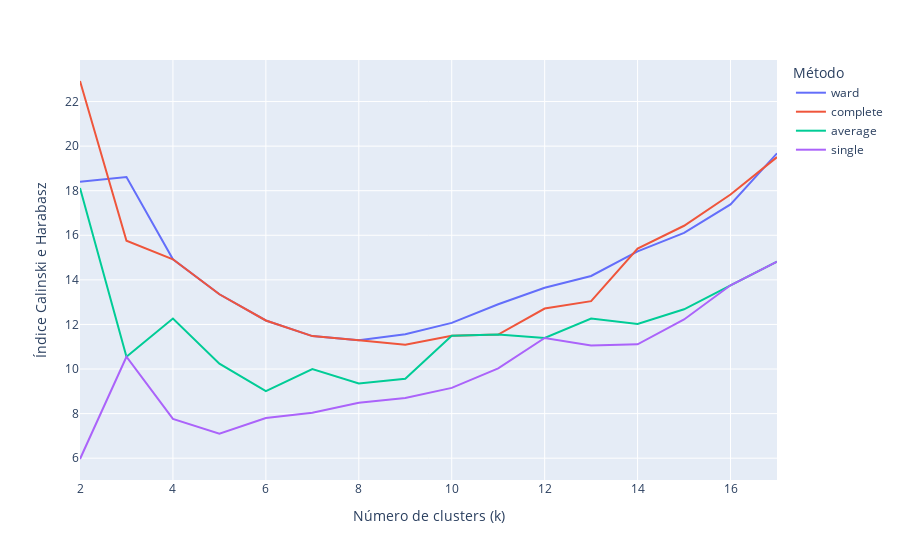

Source (notebook cell):
### Code cell
CHS2 = pd.DataFrame(CHS, columns = ['meth', 'chs', 'cluster'])
fig = px.line(CHS2, x = 'cluster', y = 'chs', color = 'meth')
fig.update_traces(textposition="bottom right")
fig.update_layout(
    #title="Plot Title",
    xaxis_title="Número de clusters (k)",
    yaxis_title="Índice Calinski e Harabasz",
    legend_title="Método",
)
fig.show()

m = CHS2['chs'].max()
met = CHS2[CHS2['chs'] == m].meth.values[0]
n = CHS2[CHS2['chs'] == m].cluster.values[0]
model = AgglomerativeClustering(n_clusters = n, linkage = met)
model.fit(df5)

dfresult = df5.copy()
dfresult = dfresult*(df5max - df5min) + df5min
dfresult['cluster'] = model.labels_
m, met

### Figure 1 — Plotly figure (JSON) as saved in the notebook; plotly's stock layout.template omitted (floating-point values rounded to 4 significant figures)
{"data": [{"hovertemplate": "meth=ward<br>cluster=%{x}<br>chs=%{y}<extra></extra>", "legendgroup": "ward", "line": {"color": "#636efa", "dash": "solid"}, "marker": {"symbol": "circle"}, "mode": "lines", "name": "ward", "orientation": "v", "showlegend": true, "textposition": "bottom right", "type": "scatter", "x": [2, 3, 4, 5, 6, 7, 8, 9, 10, 11, 12, 13, 14, 15, 16, 17], "xaxis": "x", "y": [18.4, 18.61, 14.92, 13.35, 12.18, 11.48, 11.29, 11.56, 12.07, 12.91, 13.65, 14.17, 15.28, 16.11, 17.39, 19.68], "yaxis": "y"}, {"hovertemplate": "meth=complete<br>cluster=%{x}<br>chs=%{y}<extra></extra>", "legendgroup": "complete", "line": {"color": "#EF553B", "dash": "solid"}, "marker": {"symbol": "circle"}, "mode": "lines", "name": "complete", "orientation": "v", "showlegend": true, "textposition": "bottom right", "type": "scatter", "x": [2, 3, 4, 5, 6, 7, 8, 9, 10, 11, 12, 13, 14, 15, 16, 17], "xaxis": "x", "y": [22.92, 15.75, 14.92, 13.35, 12.18, 11.48, 11.29, 11.09, 11.49, 11.55, 12.71, 13.04, 15.4, 16.43, 17.83, 19.51], "yaxis": "y"}, {"hovertemplate": "meth=average<br>cluster=%{x}<br>chs=%{y}<extra></extra>", "legendgroup": "average", "line": {"color": "#00cc96", "dash": "solid"}, "marker": {"symbol": "circle"}, "mode": "lines", "name": "average", "orientation": "v", "showlegend": true, "textposition": "bottom right", "type": "scatter", "x": [2, 3, 4, 5, 6, 7, 8, 9, 10, 11, 12, 13, 14, 15, 16, 17], "xaxis": "x", "y": [18.12, 10.55, 12.26, 10.24, 9.006, 9.999, 9.349, 9.559, 11.49, 11.55, 11.39, 12.27, 12.02, 12.68, 13.76, 14.81], "yaxis": "y"}, {"hovertemplate": "meth=single<br>cluster=%{x}<br>chs=%{y}<extra></extra>", "legendgroup": "single", "line": {"color": "#ab63fa", "dash": "solid"}, "marker": {"symbol": "circle"}, "mode": "lines", "name": "single", "orientation": "v", "showlegend": true, "textposition": "bottom right", "type": "scatter", "x": [2, 3, 4, 5, 6, 7, 8, 9, 10, 11, 12, 13, 14, 15, 16, 17], "xaxis": "x", "y": [5.963, 10.55, 7.763, 7.095, 7.806, 8.043, 8.483, 8.697, 9.154, 10.03, 11.39, 11.06, 11.11, 12.22, 13.76, 14.81], "yaxis": "y"}], "layout": {"autosize": true, "legend": {"title": {"text": "Método"}, "tracegroupgap": 0}, "margin": {"t": 60}, "xaxis": {"anchor": "y", "autorange": true, "domain": [0, 1], "range": [2, 17], "title": {"text": "Número de clusters (k)"}, "type": "linear"}, "yaxis": {"anchor": "x", "autorange": true, "domain": [0, 1], "range": [5.021, 23.86], "title": {"text": "Índice Calinski e Harabasz"}, "type": "linear"}}}
